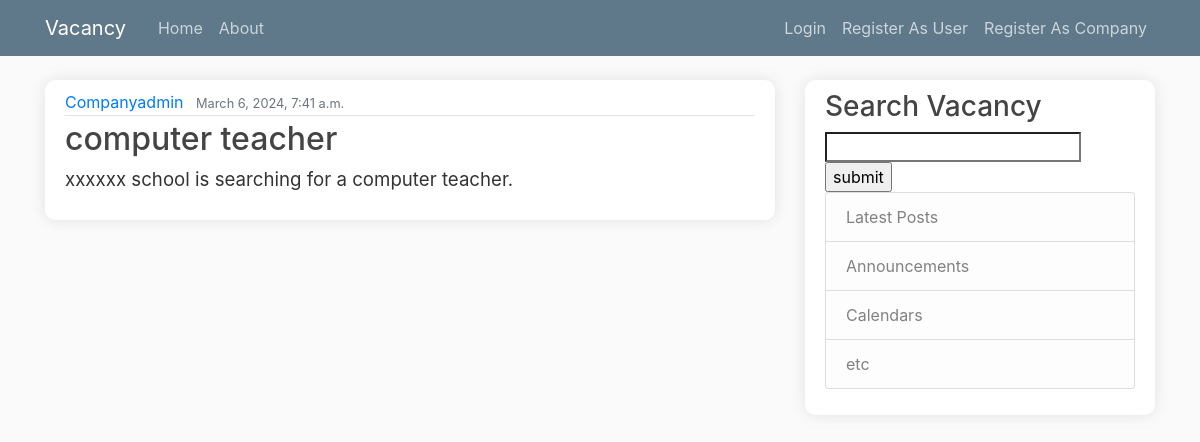
/vacancy/21/, run on the app's committed database.
### vacancy/models.py (models this page shows, shortened)
class Vacancy(models.Model):
    title = models.CharField(max_length=100)
    content = models.TextField()
    company = models.ForeignKey(User, on_delete=models.CASCADE)
    date_posted = models.DateTimeField(default=timezone.now)
    skill = models.ManyToManyField(Skill)
    class Meta:
        verbose_name_plural='vacancies'
        ordering = ['-date_posted']

### vacancy/views.py (the view)
# urls.py: path('vacancy/<int:pk>/', VacancyDetailView.as_view(), name = 'vacancy-detail'),
class VacancyDetailView(DetailView):
    model = Vacancy

### vacancy/templates/vacancy/vacancy_detail.html
{% extends "vacancy/base.html" %}
{% block content %}
        <article class="media content-section">
            <div class="media-body">
                <div class="article-metadata">
                    <a class="mr-2" href="#">{{ vacancy.company }}</a>
                    <small class="text-muted">{{ vacancy.date_posted }}</small>
                </div>
                <h2><a class="article-title" href="#">{{ vacancy.title }}</a></h2>
                <p class="article-content">{{ vacancy.content }}</p>
            </div>
        </article>
{% endblock content %}

### vacancy/static/vacancy/main.css (style rules this page uses)
body { background: #fafafa; color: #333333; margin-top: 5rem; }
h1, h2, h3, h4, h5, h6 { color: #444444; }
.content-section { background: #ffffff; padding: 10px 20px; border-radius: 10px; margin-bottom: 20px; box-shadow: 0 0 15px rgba(0,0,0,0.1); }
.article-title { color: #444444; }
.article-content { white-space: pre-line; font-size: 14pt; }
.article-metadata { padding-bottom: 1px; margin-bottom: 4px; border-bottom: 1px solid #e3e3e3 }

### data on the page
Vacancy: company "Companyadmin", date_posted "March 6, 2024, 7:41 a.m.", title "computer teacher", content "xxxxxx school is searching for a computer teacher."
